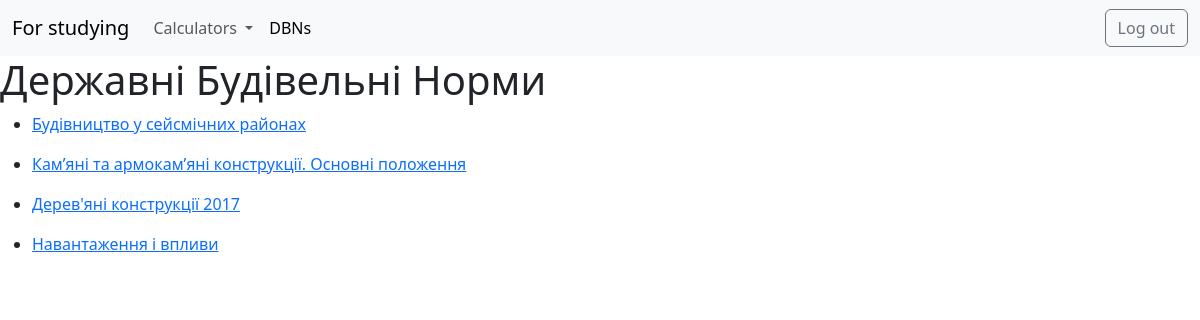
Page /dbn/ on the committed database.
### dbn/models.py (models this page shows)
class Dbns(models.Model):
    document_name = models.CharField(max_length=200)
    document_file = models.FileField(upload_to='dbns/')
    def __str__(self):
        return self.document_name

### dbn/views.py (the view)
# urls.py: path('', views.DbnsView.as_view(), name='dbn'),
class DbnsView(generic.ListView):
    model = Dbns
    template_name = 'dbn/index.html'
    context_object_name = 'pdf_files'

### dbn/templates/dbn/index.html (shortened to what this page needs)
{% extends 'main_page/nav.html' %}
{% block content %}
    <h1>Державні Будівельні Норми</h1>
    {% for f in pdf_files %}
        <ul>
            <li><a href="{% url 'dbn:detail' f.pk %}">{{ f }}</a><br></li>
        </ul>
    {% endfor %}
{% endblock %}

### rows in the picture
Dbns: document_name "Будівництво у сейсмічних районах"
Dbns: document_name "Кам’яні та армокам’яні конструкції. Основні положення"
Dbns: document_name "Дерев'яні конструкції 2017"
Dbns: document_name "Навантаження і впливи"
